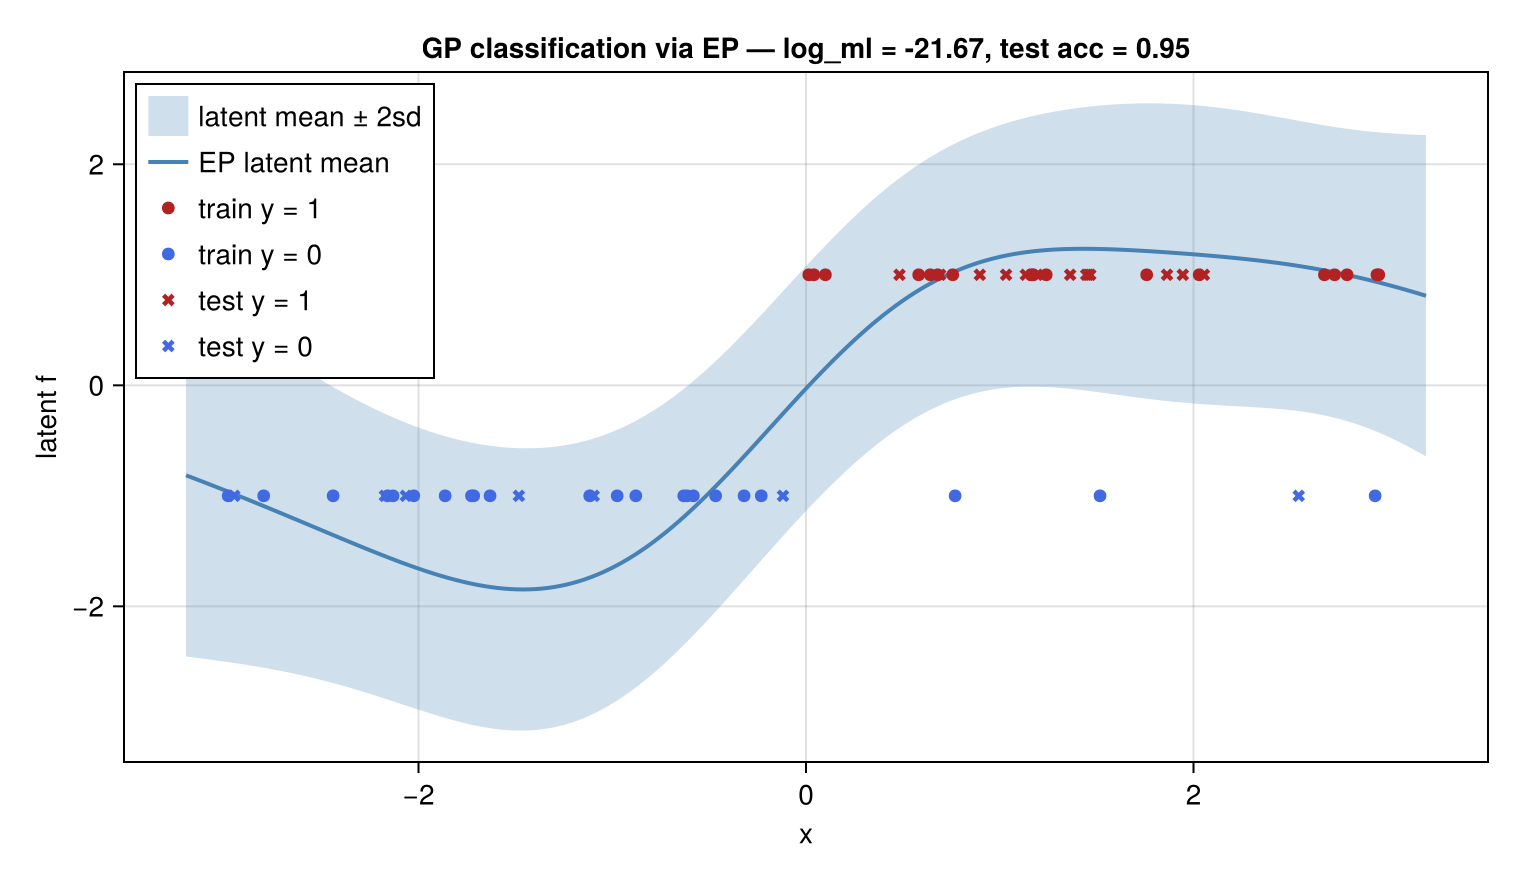

This chart was generated by the following Julia code:
# # Gaussian-process classification with GaussianEP.jl (Literate notebook)
#
# Binary GP classification with expectation propagation (EP), using the
# generic product-structure interface of GaussianEP.jl (`EPModel` + `ep`).
# This is the Literate version of the standalone script
# `docs/notebooks/gp_classification.jl` (same model, same seed, same ~95%
# test accuracy) — the docs build (`julia --project=docs docs/make.jl`)
# executes this file with Literate and renders it to
# `docs/src/notebooks/gp_classification_literate.md`.
#
# Model: latent function values `f = (f(x_1), …, f(x_n))` with GP prior
# `f ~ N(0, K)`, `K_ij = k(x_i, x_j)` (RBF kernel from KernelFunctions.jl),
# and Bernoulli likelihood with logistic link `p(y_i | f_i) = σ(f_i)` for
# `y_i = 1` (and `σ(-f_i)` for `y_i = 0`). The posterior
#
# ```math
# p(f \mid y) \propto \mathcal{N}(f; 0, K) \prod_i \sigma\bigl((2y_i-1)\, f_i\bigr)
# ```
#
# is non-Gaussian; EP approximates it by a Gaussian `q(f) = N(μ, Σ)`. In
# GaussianEP.jl this is an `EPModel` with
#
# * prior precision `Q0 = (K + εI)⁻¹` as the Gaussian base measure, and
# * one rank-1 site per training point, `A_i = e_i'` with a `Logit()`
#   likelihood.

# %% [markdown]
# ## 1. Setup

# %%
using GaussianEP, KernelFunctions
using LinearAlgebra, Statistics, Random
using CairoMakie

# %% [markdown]
# ## 2. Toy dataset
#
# 1-D inputs in `[-3, 3]`, labels from a threshold at `0` with 10% label
# noise. 60 points in total (`n ≤ 60` so EP runs in seconds): 40 train /
# 20 held-out test.

# %%
Random.seed!(2024)
n = 60
x = sort(6 .* rand(n) .- 3)          # inputs in [-3, 3]
y = (x .> 0) .!= (rand(n) .< 0.10)    # threshold at 0, 10% flipped labels
perm = randperm(n)
itr, ite = perm[1:40], perm[41:60]    # 40 train / 20 test
xtr, ytr = x[itr], y[itr]
xte, yte = x[ite], y[ite]
println("n_train = $(length(itr)), n_test = $(length(ite)); positives: train $(sum(ytr))/40, test $(sum(yte))/20")

# %% [markdown]
# ## 3. Kernel matrix and EP model
#
# RBF (squared-exponential) kernel from KernelFunctions.jl with lengthscale
# `ℓ = 1` and unit signal variance. The GP prior `N(0, K)` becomes the
# Gaussian base measure of the `EPModel` through its precision
# `Q0 = (K + 1e-6 I)⁻¹`; each training point contributes one `Logit()` site
# with `A_i = e_i'` (unit row), so the site factor is `σ((2y_i-1) f_i)`.

# %%
kern = with_lengthscale(SEKernel(), 1.0)     # RBF kernel, lengthscale ℓ = 1
Xtr = reshape(xtr, 1, :)                      # KernelFunctions: observations are columns
K = kernelmatrix(kern, Xtr)                   # n_train × n_train kernel matrix
Q0 = inv(K + 1e-6 * I)                        # prior precision (jittered inverse)
unitrow(i, m) = (e = zeros(m); e[i] = 1.0; reshape(e, 1, m))
sites = [Site(unitrow(i, length(xtr)), ytr[i], Logit()) for i in 1:length(xtr)]
M = EPModel(Q0, sites)                        # p(f) ∝ exp(-½ f'Q0 f) ∏ᵢ σ((2yᵢ-1) fᵢ)
M

# %% [markdown]
# ## 4. Run EP
#
# `ep(M; qr = QuadRule(40))` runs expectation propagation with 40-node
# Gauss–Hermite quadrature for the tilted moments of each `Logit()` site,
# and returns the Gaussian approximation `G` with posterior latent mean
# `mean(G)`, covariance `cov(G)` and EP log marginal likelihood `log_ml(G)`.

# %%
G = ep(M; qr = QuadRule(40))
μ, Σ = mean(G), cov(G)
lml = log_ml(G)
println("log_ml            = $(round(lml, digits = 4))")
println("posterior latent mean μ = $(round.(μ, digits = 3))")
println("posterior latent sd     = $(round.(se(G), digits = 3))")

# %% [markdown]
# ## 5. Predictive distribution at test points
#
# With `q(f) = N(μ, Σ)` over the training latents and prior `N(0, K + εI)`,
# the predictive latent at new inputs is Gaussian with
#
# ```math
# μ* = K_*(K+εI)^{-1} μ, \qquad
# s²* = k_{**} - K_*(K+εI)^{-1}K_*^\top + K_*(K+εI)^{-1} Σ (K+εI)^{-1} K_*^\top .
# ```
#
# The predictive class probability uses the logit approximation
# `p(y* = 1 | x*) ≈ σ( μ* / √(1 + π s²*/8) )`.

# %%
sigmoid(z) = 1 / (1 + exp(-z))
function gp_predict(kern, xnew, xtr, Q0, μ, Σ)
    Xnew = reshape(xnew, 1, :)
    Ks = kernelmatrix(kern, Xnew, Xtr)        # n_new × n_train cross-kernel
    kss = diag(kernelmatrix(kern, Xnew))       # prior variances at new points
    A = Ks * Q0                                # K_* (K + εI)⁻¹
    μs = A * μ
    s2 = kss .- vec(sum(A .* Ks, dims = 2)) .+ vec(sum((A * Σ) .* A, dims = 2))
    return μs, s2
end
μte, s2te = gp_predict(kern, xte, xtr, Q0, μ, Σ)
pte = sigmoid.(μte ./ sqrt.(1 .+ π .* s2te ./ 8))
acc = mean((pte .> 0.5) .== yte)
println("predictive probabilities at the $(length(xte)) test points:")
println("  p = $(round.(pte, digits = 3))")
println("  y = $(Int.(yte))")
println("test accuracy = $(round(acc, digits = 3))  ($(round(Int, 100 * acc))%)")

# %% [markdown]
# ## 6. Plot
#
# EP latent mean ± 2 sd on a fine grid, with the training data (at `±1`,
# coloured by class) and the held-out test points (crosses).

# %%
xg = collect(range(-3.2, 3.2; length = 200))
μg, s2g = gp_predict(kern, xg, xtr, Q0, μ, Σ)
fig = Figure(size = (760, 440))
ax = Axis(fig[1, 1];
    xlabel = "x", ylabel = "latent f",
    title = "GP classification via EP — log_ml = $(round(lml, digits = 2)), test acc = $(round(acc, digits = 2))")
band!(ax, xg, μg .- 2 .* sqrt.(s2g), μg .+ 2 .* sqrt.(s2g); color = (:steelblue, 0.25), label = "latent mean ± 2sd")
lines!(ax, xg, μg; color = :steelblue, linewidth = 2, label = "EP latent mean")
scatter!(ax, xtr[ytr], ones(sum(ytr)); color = :firebrick, label = "train y = 1")
scatter!(ax, xtr[.!ytr], -ones(sum(.!ytr)); color = :royalblue, label = "train y = 0")
scatter!(ax, xte[yte], ones(sum(yte)); color = :firebrick, marker = :xcross, label = "test y = 1")
scatter!(ax, xte[.!yte], -ones(sum(.!yte)); color = :royalblue, marker = :xcross, label = "test y = 0")
axislegend(ax; position = :lt)
save(joinpath(@__DIR__, "gp_classification_literate.png"), fig)
println("figure saved to $(joinpath(@__DIR__, "gp_classification_literate.png"))")
fig
